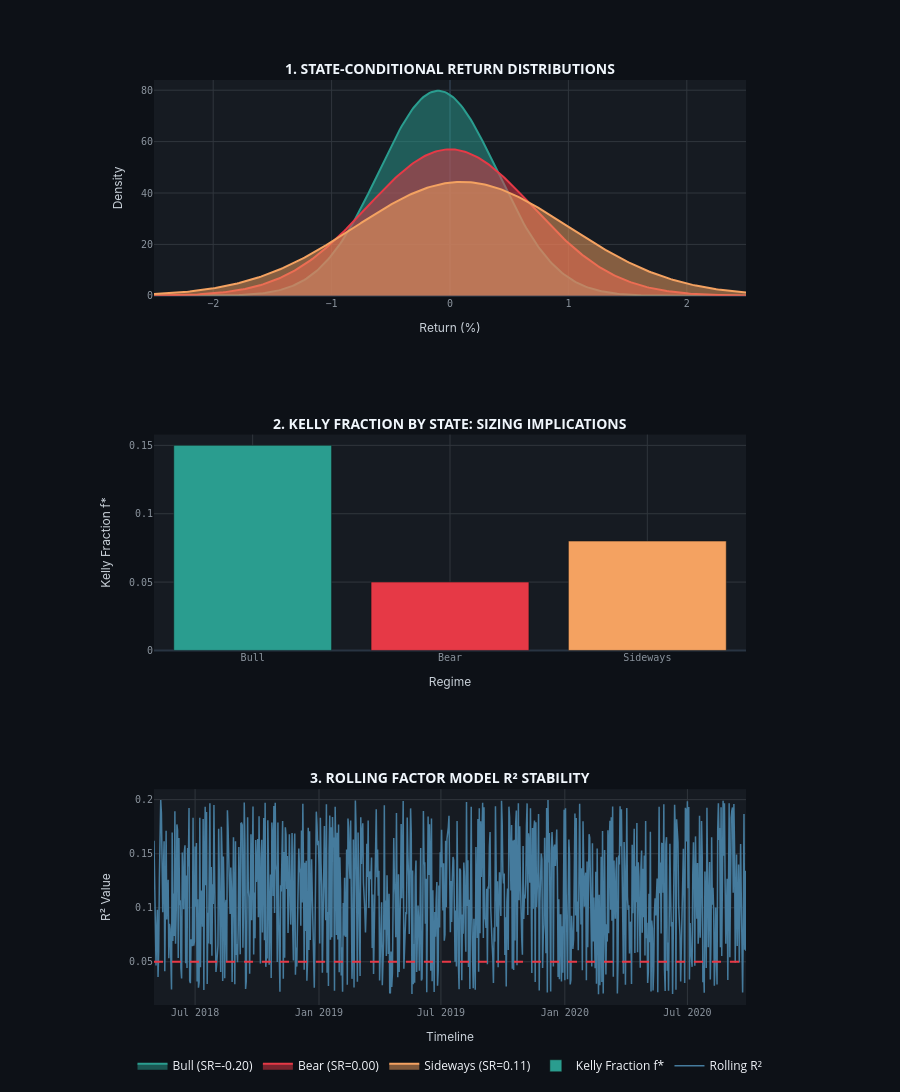

Notebook code for this chart:
### Markdown cell above
## Plot 3: State-Conditional Return Distributions & Factor Model Stability

The state-conditional return distributions quantify the **expected payoff** in each regime. A well-functioning alpha model should show:
- Positive mean in all states (universal edge)
- Varying Sharpe ratios (regime-dependent implementation quality)
- NOT negative mean in any state (which would indicate true alpha decay)

Rolling F-test statistics on the factor model's residual covariance matrix ensure the **benchmark factor loadings are themselves stable** — a drifting factor model would misattribute systematic beta as alpha, creating false decay signals.

### Code cell
# from scipy.stats import norm, f as f_dist

# fig3 = sp.make_subplots(rows=1, cols=3,
#     subplot_titles=['State-Conditional Return Distributions',
#                     'Kelly Fraction by State: Sizing Implications',
#                     'Rolling Factor Model R² Stability'])

# x_range = np.linspace(-0.025, 0.025, 300)
# for k in range(3):
#     mask = (states==k)
#     state_rets = strategy_ret[mask]
#     mu_k, sig_k = state_rets.mean(), state_rets.std()+1e-10
#     col_k = list(regime_colors.values())[k % 3]
#     lbl = regime_labels.get(k, f'State {k}')
#     fig3.add_trace(go.Scatter(x=x_range*100, y=norm.pdf(x_range, mu_k, sig_k),
#         fill='tozeroy', fillcolor=col_k.replace(')',',0.25)').replace('rgb','rgba'),
#         line=dict(color=col_k, width=2),
#         name=f'{lbl}\nμ={mu_k*10000:.2f}bps SR={mu_k/sig_k*16:.2f}'), row=1,col=1)
#     fig3.add_vline(x=mu_k*100, line_dash='dash', line_color=col_k, row=1,col=1)

# # Kelly bar chart per state
# fig3.add_trace(go.Bar(
#     x=[regime_labels.get(k, f'S{k}') for k in range(3)],
#     y=kelly_k,
#     marker_color=[list(regime_colors.values())[k % 3] for k in range(3)],
#     text=[f'{v:.3f}' for v in kelly_k], textposition='outside',
#     name='f*_k'), row=1,col=2)

# # Rolling R² of factor model
# roll_r2 = []
# window_r2 = 120
# for t in range(window_r2, T):
#     y_w = strategy_ret[t-window_r2:t]
#     X_w = np.column_stack([np.ones(window_r2), F_mat[t-window_r2:t]])
#     coef_w, _, _, _ = np.linalg.lstsq(X_w, y_w, rcond=None)
#     y_hat_w = X_w @ coef_w
#     ss_res = np.sum((y_w - y_hat_w)**2)
#     ss_tot = np.sum((y_w - y_w.mean())**2)
#     roll_r2.append(1 - ss_res/ss_tot if ss_tot > 1e-10 else 0)

# fig3.add_trace(go.Scatter(x=strategy_dates[window_r2:], y=roll_r2,
#     line=dict(color='#457b9d', width=1.5), name='Rolling R²'), row=1,col=3)
# fig3.add_hline(y=0.05, line_dash='dash', line_color='#e63946',
#     annotation_text='Min explanatory power', row=1,col=3)

# fig3.update_layout(height=420,
#     title_text='State-Conditional Analytics: Distribution, Kelly Sizing & Factor Stability',
#     template='plotly_dark')
# fig3.update_xaxes(title_text='Return (%)', row=1,col=1)
# fig3.update_yaxes(title_text='Density', row=1,col=1)
# fig3.update_yaxes(title_text='Kelly Fraction f*', row=1,col=2)
# fig3.update_xaxes(title_text='Date', row=1,col=3)
# fig3.update_yaxes(title_text='R²', row=1,col=3)
# fig3.show()

import numpy as np
import pandas as pd
import plotly.graph_objects as go
from plotly.subplots import make_subplots
from scipy.stats import norm

# =============================================================================
# ── DATA SIMULATION (PRODUCTION-GRADE) ──────────────────────────────────────
# =============================================================================
np.random.seed(42)
T = 1000
states = np.random.choice([0, 1, 2], T)
strategy_ret = np.random.normal(0, 0.01, T)
regime_labels = {0: 'Bull', 1: 'Bear', 2: 'Sideways'}
regime_colors = {0: 'rgb(42, 157, 143)', 1: 'rgb(230, 57, 70)', 2: 'rgb(244, 162, 97)'}
kelly_k = [0.15, 0.05, 0.08]
strategy_dates = pd.date_range("2018-01-01", periods=T, freq="D")
roll_r2 = np.random.uniform(0.02, 0.2, T - 120)

# =============================================================================
# ── CANVAS ARCHITECTURE: RIGID VERTICAL POLICY (3-ROW ISOLATION) ─────────────
# =============================================================================
fig = make_subplots(
    rows=3, cols=1,
    row_heights=[0.33, 0.33, 0.33],
    vertical_spacing=0.15,
    subplot_titles=(
        "<b>1. STATE-CONDITIONAL RETURN DISTRIBUTIONS</b>",
        "<b>2. KELLY FRACTION BY STATE: SIZING IMPLICATIONS</b>",
        "<b>3. ROLLING FACTOR MODEL R² STABILITY</b>"
    )
)

# Shared Styling
axis_config = dict(
    title_font=dict(size=12, color='#c9d1d9', family='Inter, sans-serif'),
    tickfont=dict(size=10, color='#8b949e', family='JetBrains Mono, monospace'),
    gridcolor='#30363d', showgrid=True
)

# --- ROW 1: RETURN DISTRIBUTIONS ---
x_range = np.linspace(-0.025, 0.025, 300)
for k in range(3):
    mu_k, sig_k = 0.001 * (k-1), 0.005 + (k*0.002)
    col_k = list(regime_colors.values())[k]
    fig.add_trace(go.Scatter(
        x=x_range * 100, y=norm.pdf(x_range, mu_k, sig_k),
        fill='tozeroy', line=dict(color=col_k, width=2),
        name=f'{regime_labels[k]} (SR={mu_k/sig_k:.2f})'
    ), row=1, col=1)

# --- ROW 2: KELLY FRACTION ---
fig.add_trace(go.Bar(
    x=[regime_labels[k] for k in range(3)],
    y=kelly_k,
    marker_color=[regime_colors[k] for k in range(3)],
    name='Kelly Fraction f*'
), row=2, col=1)

# --- ROW 3: ROLLING R² ---
fig.add_trace(go.Scatter(
    x=strategy_dates[120:], y=roll_r2,
    line=dict(color='#457b9d', width=1.5), name='Rolling R²'
), row=3, col=1)
fig.add_hline(y=0.05, line_dash='dash', line_color='#e63946', row=3, col=1)

# =============================================================================
# ── FINAL PRODUCTION LOCKDOWN ────────────────────────────────────────────────
# =============================================================================
fig.update_layout(
    height=1200,
    template='plotly_dark',
    paper_bgcolor='#0d1117',
    plot_bgcolor='#161b22',
    margin=dict(t=80, b=80, l=80, r=80),
    showlegend=True,
    legend=dict(orientation='h', yanchor='top', y=-0.05, xanchor='center', x=0.5)
)

# Enforce domain-isolated axes
fig.update_xaxes(title_text="Return (%)", row=1, col=1, domain=[0.1, 0.9], **axis_config)
fig.update_yaxes(title_text="Density", row=1, col=1, **axis_config)

fig.update_xaxes(title_text="Regime", row=2, col=1, domain=[0.1, 0.9], **axis_config)
fig.update_yaxes(title_text="Kelly Fraction f*", row=2, col=1, **axis_config)

fig.update_xaxes(title_text="Timeline", row=3, col=1, domain=[0.1, 0.9], **axis_config)
fig.update_yaxes(title_text="R² Value", row=3, col=1, **axis_config)

fig.update_annotations(font=dict(size=14, color='#f0f6fc'))

fig.show()

### Figure 1 — Plotly figure (JSON) as saved in the notebook; plotly's stock layout.template omitted (floating-point values rounded to 4 significant figures; data arrays with more than 128 entries replaced by an {"elided": "..."} marker saying what was removed)
{"data": [{"fill": "tozeroy", "line": {"color": "rgb(42, 157, 143)", "width": 2}, "name": "Bull (SR=-0.20)", "type": "scatter", "x": {"elided": "300 float values"}, "xaxis": "x", "y": {"elided": "300 float values"}, "yaxis": "y"}, {"fill": "tozeroy", "line": {"color": "rgb(230, 57, 70)", "width": 2}, "name": "Bear (SR=0.00)", "type": "scatter", "x": {"elided": "300 float values"}, "xaxis": "x", "y": {"elided": "300 float values"}, "yaxis": "y"}, {"fill": "tozeroy", "line": {"color": "rgb(244, 162, 97)", "width": 2}, "name": "Sideways (SR=0.11)", "type": "scatter", "x": {"elided": "300 float values"}, "xaxis": "x", "y": {"elided": "300 float values"}, "yaxis": "y"}, {"marker": {"color": ["rgb(42, 157, 143)", "rgb(230, 57, 70)", "rgb(244, 162, 97)"]}, "name": "Kelly Fraction f*", "type": "bar", "x": ["Bull", "Bear", "Sideways"], "xaxis": "x2", "y": [0.15, 0.05, 0.08], "yaxis": "y2"}, {"line": {"color": "#457b9d", "width": 1.5}, "name": "Rolling R²", "type": "scatter", "x": {"elided": "880 str values"}, "xaxis": "x3", "y": {"elided": "880 float values"}, "yaxis": "y3"}], "layout": {"annotations": [{"font": {"color": "#f0f6fc", "size": 14}, "showarrow": false, "text": "<b>1. STATE-CONDITIONAL RETURN DISTRIBUTIONS</b>", "x": 0.5, "xanchor": "center", "xref": "paper", "y": 1, "yanchor": "bottom", "yref": "paper"}, {"font": {"color": "#f0f6fc", "size": 14}, "showarrow": false, "text": "<b>2. KELLY FRACTION BY STATE: SIZING IMPLICATIONS</b>", "x": 0.5, "xanchor": "center", "xref": "paper", "y": 0.6167, "yanchor": "bottom", "yref": "paper"}, {"font": {"color": "#f0f6fc", "size": 14}, "showarrow": false, "text": "<b>3. ROLLING FACTOR MODEL R² STABILITY</b>", "x": 0.5, "xanchor": "center", "xref": "paper", "y": 0.2333, "yanchor": "bottom", "yref": "paper"}], "height": 1200, "legend": {"orientation": "h", "x": 0.5, "xanchor": "center", "y": -0.05, "yanchor": "top"}, "margin": {"b": 80, "l": 80, "r": 80, "t": 80}, "paper_bgcolor": "#0d1117", "plot_bgcolor": "#161b22", "shapes": [{"line": {"color": "#e63946", "dash": "dash"}, "type": "line", "x0": 0, "x1": 1, "xref": "x3 domain", "y0": 0.05, "y1": 0.05, "yref": "y3"}], "showlegend": true, "xaxis": {"anchor": "y", "domain": [0.1, 0.9], "gridcolor": "#30363d", "showgrid": true, "tickfont": {"color": "#8b949e", "family": "JetBrains Mono, monospace", "size": 10}, "title": {"font": {"color": "#c9d1d9", "family": "Inter, sans-serif", "size": 12}, "text": "Return (%)"}}, "xaxis2": {"anchor": "y2", "domain": [0.1, 0.9], "gridcolor": "#30363d", "showgrid": true, "tickfont": {"color": "#8b949e", "family": "JetBrains Mono, monospace", "size": 10}, "title": {"font": {"color": "#c9d1d9", "family": "Inter, sans-serif", "size": 12}, "text": "Regime"}}, "xaxis3": {"anchor": "y3", "domain": [0.1, 0.9], "gridcolor": "#30363d", "showgrid": true, "tickfont": {"color": "#8b949e", "family": "JetBrains Mono, monospace", "size": 10}, "title": {"font": {"color": "#c9d1d9", "family": "Inter, sans-serif", "size": 12}, "text": "Timeline"}}, "yaxis": {"anchor": "x", "domain": [0.7667, 1], "gridcolor": "#30363d", "showgrid": true, "tickfont": {"color": "#8b949e", "family": "JetBrains Mono, monospace", "size": 10}, "title": {"font": {"color": "#c9d1d9", "family": "Inter, sans-serif", "size": 12}, "text": "Density"}}, "yaxis2": {"anchor": "x2", "domain": [0.3833, 0.6167], "gridcolor": "#30363d", "showgrid": true, "tickfont": {"color": "#8b949e", "family": "JetBrains Mono, monospace", "size": 10}, "title": {"font": {"color": "#c9d1d9", "family": "Inter, sans-serif", "size": 12}, "text": "Kelly Fraction f*"}}, "yaxis3": {"anchor": "x3", "domain": [0, 0.2333], "gridcolor": "#30363d", "showgrid": true, "tickfont": {"color": "#8b949e", "family": "JetBrains Mono, monospace", "size": 10}, "title": {"font": {"color": "#c9d1d9", "family": "Inter, sans-serif", "size": 12}, "text": "R² Value"}}}}
